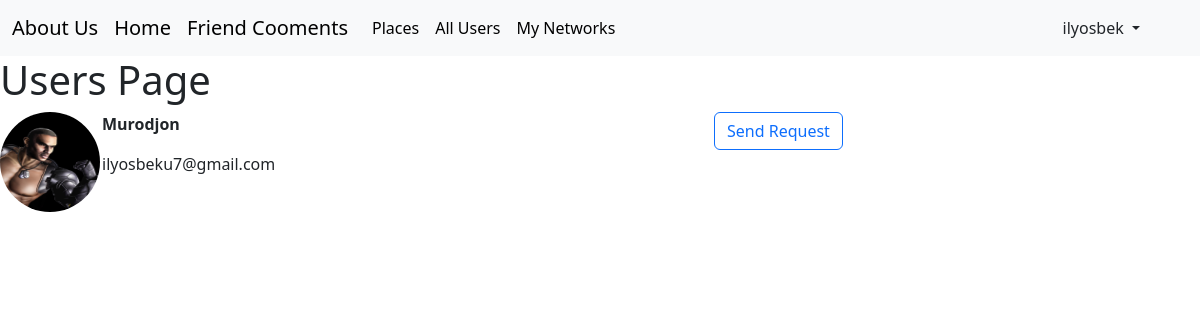
Page /users/users/ (signed in) on the earlier database version.
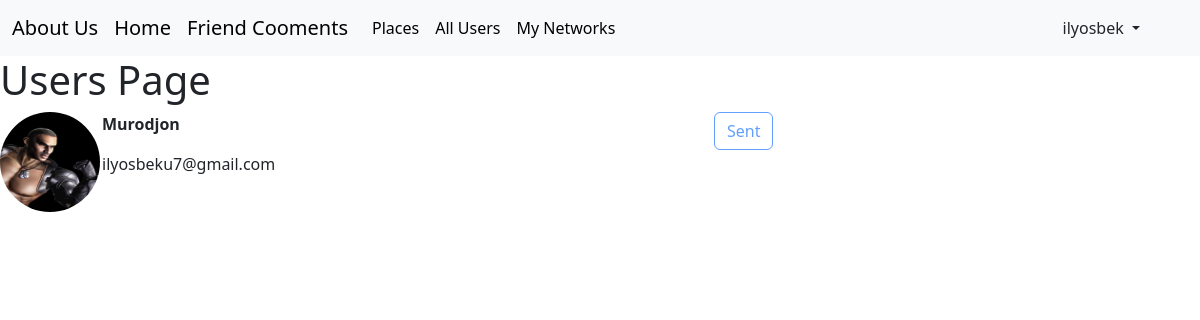
Same page on the later database version.
### users/models.py (models this page shows)
class User(AbstractUser):
    photo=models.ImageField(upload_to="user_photos/", default='users/default.jpeg ')
    phone_number=models.CharField(max_length=13, unique=True, blank=True, null=True)
    friends=models.ManyToManyField('users.User', blank=True)

### users/views.py (the view)
# urls.py: path('users/', UsersView.as_view(), name='users'),
class UsersView(LoginRequiredMixin, View):
    def get(self, request):
        users = User.objects.exclude(username=request.user.username).exclude(friends=request.user)
        friend_requests = User.objects.filter(id__in=FriendsRequest.objects.filter(from_user=request.user).values_list('to_user'))
        return render(request, 'users/users.html', {"users": users, "friend_requests": friend_requests})

### users/templates/users/users.html
{% extends "base.html"%}
{% block content %}
    <h1>Users Page</h1>
    {% for friend in users %}
        <div class="row">
            <div class="col-1">
                <img src="{{ friend.photo.url }}" alt="user photos" height="100px" width="100px" style="border-radius: 50%; margin-bottom: 10px;">
            </div>
            <div class="col-6">
                <p><b>{{ friend.username }}</b></p>
                <p>{{ friend.email }}</p>
            </div>
            <div class="col">
                {% if friend in friend_requests %}
                    <button class="btn btn-outline-primary" disabled>Sent</button>
                {% else %}
                    <a href="{% url 'users:send_request' friend.id %}" class="btn btn-outline-primary">Send Request</a>
                {% endif %}
            </div>
        </div>
    {% endfor %}
{% endblock %}

Differences in the rows shown:
changed User "Murodjon": text "Send Request" → "Sent"
